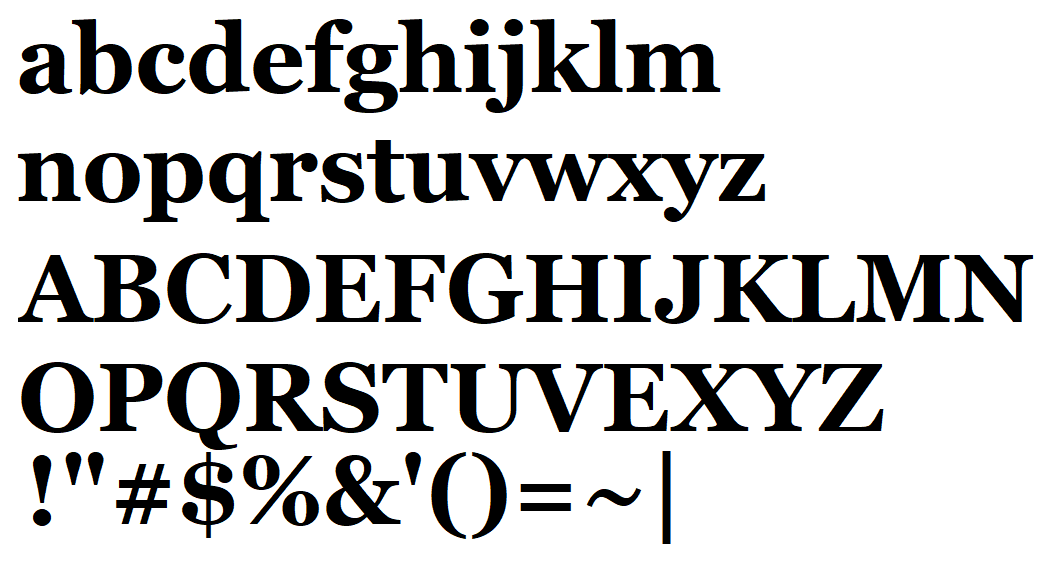
#> input picture data/test_image.png, 1043 x 570 px
$ jupyter execute --allow-errors findContour.ipynb   (shell and % lines are left out)   (older library calls are emulated)
#> lines starting #> are read from the running program, lines starting #| are printed output that depends on the picture; after the words box and inside, x2 and y2 are one past the last pixel; in counts of white or black regions, pixels touching at a corner belong together
[cell 1]
import cv2
import matplotlib.pyplot as plt
import numpy as np
from matplotlib.patches import Polygon

FILENAME = './data/test_image.png'
# 画像を読み込む。
img = cv2.imread(FILENAME)
#> img is the input picture: shape (570, 1043, 3); mean B, G, R 208.5, 208.5, 208.5
MODE = cv2.RETR_EXTERNAL
#cv2.RETR_TEXTERNAL
#cv2.RETR_TREE
#cv2.RETR_CCOMP

#しきい値
TH = 70

# 画像を表示する。
fig, axes = plt.subplots(figsize=(6, 6))
axes.imshow(img)
axes.axis('off')
plt.show()

[cell 2]
#http://pynote.hatenablog.com/entry/opencv-match-shape より引用

# 輪郭を抽出する。
img = cv2.imread(FILENAME)
inv = cv2.bitwise_not(img) #白黒反転
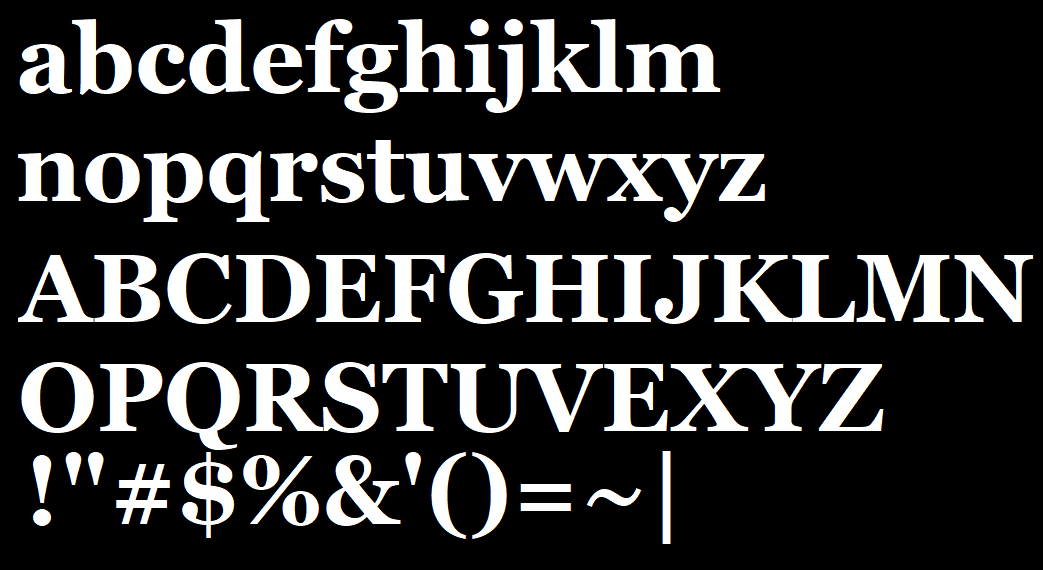
#> inv: shape (570, 1043, 3); mean B, G, R 46.5, 46.5, 46.5
gray = cv2.cvtColor(inv, cv2.COLOR_BGR2GRAY)
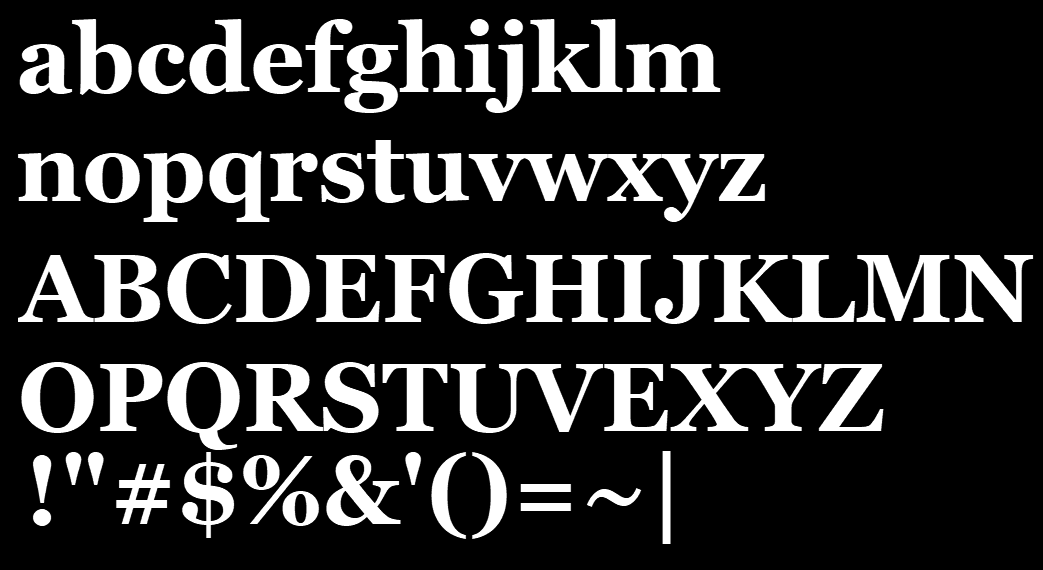
#> gray: shape (570, 1043); min 0, max 255, mean 46.5

_, contours, hierarchy = cv2.findContours(gray, MODE, cv2.CHAIN_APPROX_SIMPLE)
#> contours = 60 contours; largest, box (x1, y1, x2, y2) and area: (468, 154, 719, 222) 5481, (450, 364, 668, 433) 5462, (18, 255, 161, 322) 5387, (246, 362, 379, 433) 5152, (167, 362, 240, 450) 4509

def draw_contours(ax, img, contours):
    ax.imshow(img)
    ax.axis('off')
    for i, cnt in enumerate(contours):
        cnt = np.squeeze(cnt, axis=1)  # (NumPoints, 1, 2) -> (NumPoints, 2)
        # 輪郭の点同士を結ぶ線を描画する。
        ax.add_patch(Polygon(cnt, color='b', fill=None, lw=2))
        # 輪郭の点を描画する。
        ax.plot(cnt[:, 0], cnt[:, 1], 'ro', mew=0, ms=4)
        # 輪郭の番号を描画する。
        ax.text(cnt[0][0], cnt[0][1], i, color='orange', size='10')
#> this loop made 60 passes
#> cnt on passes 2, 5, 17: [[520, 503], [520, 510], [571, 510], [571, 503]], [[520, 484], [520, 491], [571, 491], [571, 484]], [[662, 451], [662, 543], [670, 543], [670, 451]]

fig, ax = plt.subplots(figsize=(6, 6))
draw_contours(ax, img, contours)
plt.show()
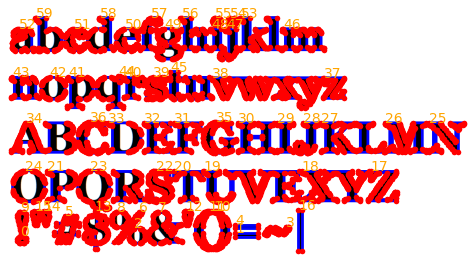
#> figure drawn by matplotlib, 1 panel; B, G, R data is drawn as R, G, B

[cell 3]
#http://pynote.hatenablog.com/entry/opencv-contour-manipulationより引用

img = cv2.imread(FILENAME)
inv = cv2.bitwise_not(img) #白黒反転
gray = cv2.cvtColor(inv, cv2.COLOR_BGR2GRAY)

labels, contours, hierarchy = cv2.findContours(gray, MODE, cv2.CHAIN_APPROX_SIMPLE)

for i in range(0, len(contours)):
    if len(contours[i]) > 0:

        # remove small objects 小さい領域を削除
        area = cv2.contourArea(contours[i])
        if  area < TH:
            #print('- area{0}={1}'.format(i, area))
            continue

        #print('+ area{0}={1}'.format(i, area))
        rect = contours[i]
        x, y, w, h = cv2.boundingRect(rect)
        cv2.rectangle(img, (x, y), (x + w, y + h), (255,0,0), 4)
#> this loop made 60 passes
#> (area, rect, x, y, w, h) on passes 2, 5, 17: (357, [[520, 503], [520, 510], [571, 510], [571, 503]], 520, 503, 52, 8), (357, [[520, 484], [520, 491], [571, 491], [571, 484]], 520, 484, 52, 8), (736, [[662, 451], [662, 543], [670, 543], [670, 451]], 662, 451, 9, 93)
#> (area, x, y, w, h) on passes 1, 3, 4, 6, 7, 8: (246, 32, 509, 20, 17), (1027, 282, 491, 38, 35), (464, 586, 488, 56, 19), (1550.5, 115, 464, 56, 60), (546, 249, 456, 64, 68), (2918.5, 326, 455, 75, 71)
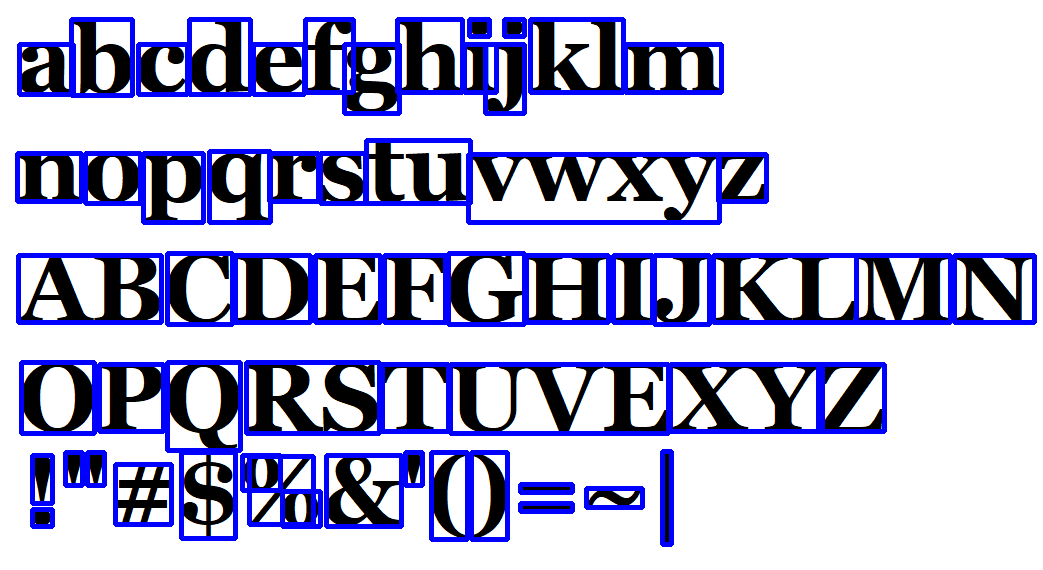
#> img: shape (570, 1043, 3); 11.59% of pixels changed, all inside (x1, y1, x2, y2) = (15, 17, 1037, 547)

# save
fig, ax = plt.subplots(figsize=(6, 6))
#draw_contours(ax, img, contours)
ax.imshow(img)
ax.axis('off')
plt.show()

[cell 4]
labels, contours, hierarchy = cv2.findContours(gray, MODE, cv2.CHAIN_APPROX_SIMPLE)

areas =[0] * len(contours)
#> areas = 60 values from 0 to 0
print('contours ={0}'.format(len(contours)))
#| contours =60

for i in range(0, len(contours)):
    if len(contours[i]) > 0:
        area = cv2.contourArea(contours[i])
        areas[i] = area
#> this loop made 60 passes
#> area on passes 1 to 12: 246, 357, 1027, 464, 357, 1550.5, 546, 2918.5, 1027, 574, 1203, 1203
#> after the loop, areas = 60 values, max 5481 at index 38, min 246 at index 0, mean 2039

print('max={0}'.format(max(areas)))
#| max=5481.0
print('min={0}'.format(min(areas)))
#| min=246.0
plt.hist(areas, range=(0, 700), bins=100);
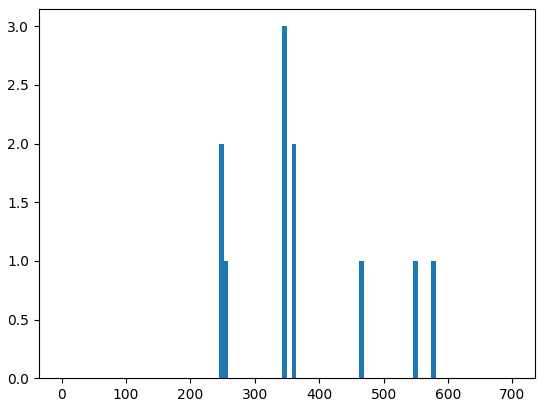
#> figure drawn by matplotlib, 1 panel; tallest bar 3 high, from x = 343 to 350

[cell 5]
labels, contours, hierarchy = cv2.findContours(gray, MODE, cv2.CHAIN_APPROX_SIMPLE)

areas =[0] * len(contours)
#> areas = 60 values from 0 to 0
print('contours ={0}'.format(len(contours)))
#| contours =60

for i in range(0, len(contours)):
    if len(contours[i]) > 0:
        area = cv2.contourArea(contours[i])
        areas[i] = area
#> after the loop, areas = 60 values, max 5481 at index 38, min 246 at index 0, mean 2039

for i in range(0, 30):
    print('areas[{0}]={1}'.format(i, areas[i]))
#> this loop made 30 passes
#| areas[0]=246.0
#| areas[1]=357.0
#| areas[2]=1027.0
#| areas[3]=464.0
#| areas[4]=357.0
#| areas[5]=1550.5
#| areas[6]=546.0
#| areas[7]=2918.5
#> (further printed lines are left out)

print('max={0}'.format(max(areas)))
#| max=5481.0
print('min={0}'.format(min(areas)))
#| min=246.0
plt.hist(areas, range=(0, 4000), bins=1000, log=True);
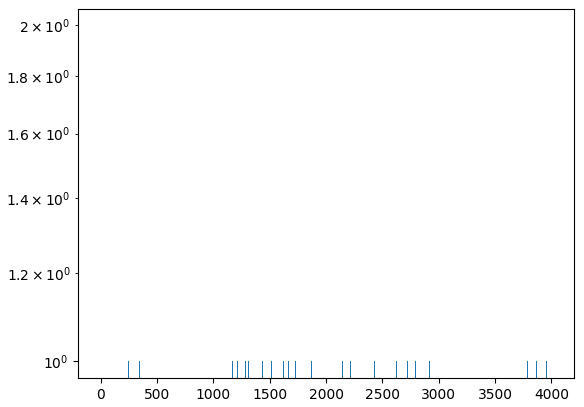
#> figure drawn by matplotlib, 1 panel
